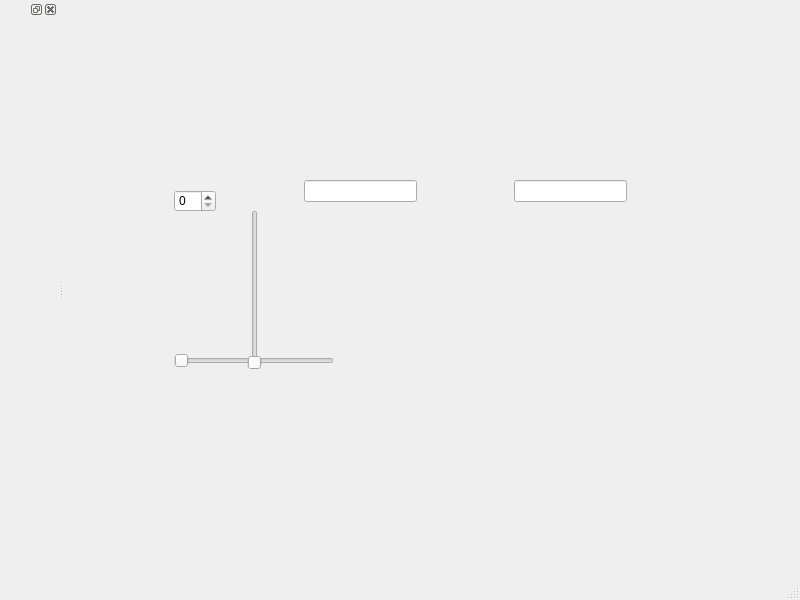
<?xml version="1.0" encoding="UTF-8"?>
<ui version="4.0">
 <class>MainWindow</class>
 <widget class="QMainWindow" name="MainWindow">
  <property name="geometry">
   <rect>
    <x>0</x>
    <y>0</y>
    <width>800</width>
    <height>600</height>
   </rect>
  </property>
  <property name="windowTitle">
   <string>MainWindow</string>
  </property>
  <widget class="QWidget" name="centralwidget">
   <widget class="TicTacToe" name="ticTacToe">
    <property name="geometry">
     <rect>
      <x>70</x>
      <y>110</y>
      <width>200</width>
      <height>200</height>
     </rect>
    </property>
    <property name="state" stdset="0">
     <string>-X-XO----</string>
    </property>
   </widget>
   <widget class="QLineEdit" name="lineEdit">
    <property name="geometry">
     <rect>
      <x>450</x>
      <y>180</y>
      <width>113</width>
      <height>22</height>
     </rect>
    </property>
   </widget>
   <widget class="QSpinBox" name="spinBox">
    <property name="geometry">
     <rect>
      <x>110</x>
      <y>190</y>
      <width>42</width>
      <height>22</height>
     </rect>
    </property>
   </widget>
   <widget class="QLineEdit" name="lineEdit_2">
    <property name="geometry">
     <rect>
      <x>240</x>
      <y>180</y>
      <width>113</width>
      <height>22</height>
     </rect>
    </property>
   </widget>
   <widget class="QSlider" name="horizontalSlider">
    <property name="geometry">
     <rect>
      <x>110</x>
      <y>350</y>
      <width>160</width>
      <height>22</height>
     </rect>
    </property>
    <property name="orientation">
     <enum>Qt::Horizontal</enum>
    </property>
   </widget>
   <widget class="QSlider" name="verticalSlider">
    <property name="geometry">
     <rect>
      <x>180</x>
      <y>210</y>
      <width>22</width>
      <height>160</height>
     </rect>
    </property>
    <property name="orientation">
     <enum>Qt::Vertical</enum>
    </property>
   </widget>
  </widget>
  <widget class="QMenuBar" name="menubar">
   <property name="geometry">
    <rect>
     <x>0</x>
     <y>0</y>
     <width>800</width>
     <height>22</height>
    </rect>
   </property>
  </widget>
  <widget class="QStatusBar" name="statusbar"/>
  <widget class="QDockWidget" name="dockWidget">
   <attribute name="dockWidgetArea">
    <number>1</number>
   </attribute>
   <widget class="QWidget" name="dockWidgetContents">
    <widget class="QDial" name="dial">
     <property name="geometry">
      <rect>
       <x>80</x>
       <y>310</y>
       <width>50</width>
       <height>64</height>
      </rect>
     </property>
    </widget>
   </widget>
  </widget>
 </widget>
 <customwidgets>
  <customwidget>
   <class>TicTacToe</class>
   <extends>QWidget</extends>
   <header>tictactoe</header>
  </customwidget>
 </customwidgets>
 <resources/>
 <connections/>
</ui>
